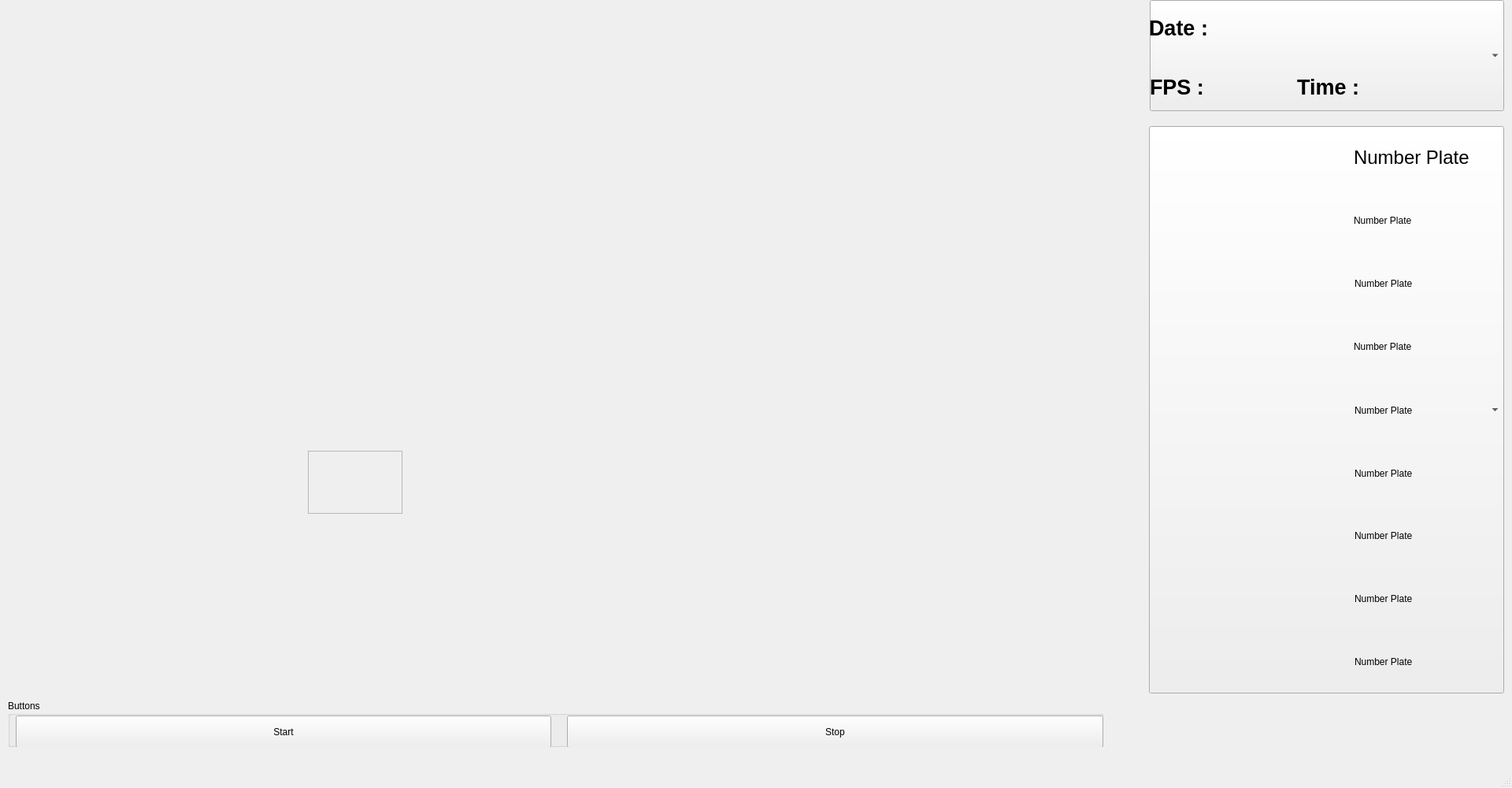
<?xml version="1.0" encoding="UTF-8"?>
<ui version="4.0">
 <class>MainWindow</class>
 <widget class="QMainWindow" name="MainWindow">
  <property name="geometry">
   <rect>
    <x>0</x>
    <y>0</y>
    <width>1920</width>
    <height>1000</height>
   </rect>
  </property>
  <property name="windowTitle">
   <string>Automatic Number Plate Recognition</string>
  </property>
  <widget class="QWidget" name="centralwidget">
   <widget class="QFrame" name="frame">
    <property name="geometry">
     <rect>
      <x>391</x>
      <y>572</y>
      <width>120</width>
      <height>80</height>
     </rect>
    </property>
    <property name="frameShape">
     <enum>QFrame::StyledPanel</enum>
    </property>
    <property name="frameShadow">
     <enum>QFrame::Raised</enum>
    </property>
   </widget>
   <widget class="QLabel" name="Image">
    <property name="geometry">
     <rect>
      <x>0</x>
      <y>0</y>
      <width>1401</width>
      <height>880</height>
     </rect>
    </property>
    <property name="text">
     <string/>
    </property>
    <property name="textFormat">
     <enum>Qt::AutoText</enum>
    </property>
    <property name="pixmap">
     <pixmap>C:/Users/user/OneDrive/Desktop/anpr_img.jpg</pixmap>
    </property>
    <property name="scaledContents">
     <bool>true</bool>
    </property>
   </widget>
   <widget class="QGroupBox" name="groupBox">
    <property name="geometry">
     <rect>
      <x>10</x>
      <y>888</y>
      <width>1391</width>
      <height>60</height>
     </rect>
    </property>
    <property name="title">
     <string>Buttons</string>
    </property>
    <widget class="QPushButton" name="startButton">
     <property name="geometry">
      <rect>
       <x>10</x>
       <y>20</y>
       <width>680</width>
       <height>41</height>
      </rect>
     </property>
     <property name="text">
      <string>Start</string>
     </property>
    </widget>
    <widget class="QPushButton" name="stopButton">
     <property name="geometry">
      <rect>
       <x>710</x>
       <y>20</y>
       <width>681</width>
       <height>41</height>
      </rect>
     </property>
     <property name="text">
      <string>Stop</string>
     </property>
    </widget>
   </widget>
   <widget class="QComboBox" name="comboBox_2">
    <property name="geometry">
     <rect>
      <x>1460</x>
      <y>0</y>
      <width>450</width>
      <height>141</height>
     </rect>
    </property>
   </widget>
   <widget class="QLabel" name="Time">
    <property name="geometry">
     <rect>
      <x>1647</x>
      <y>80</y>
      <width>261</width>
      <height>60</height>
     </rect>
    </property>
    <property name="font">
     <font>
      <pointsize>20</pointsize>
      <weight>75</weight>
      <bold>true</bold>
     </font>
    </property>
    <property name="text">
     <string>Time : </string>
    </property>
   </widget>
   <widget class="QLabel" name="Date">
    <property name="geometry">
     <rect>
      <x>1459</x>
      <y>10</y>
      <width>441</width>
      <height>51</height>
     </rect>
    </property>
    <property name="font">
     <font>
      <pointsize>20</pointsize>
      <weight>75</weight>
      <bold>true</bold>
     </font>
    </property>
    <property name="text">
     <string>Date : </string>
    </property>
   </widget>
   <widget class="QLabel" name="FPS">
    <property name="geometry">
     <rect>
      <x>1460</x>
      <y>80</y>
      <width>181</width>
      <height>60</height>
     </rect>
    </property>
    <property name="font">
     <font>
      <pointsize>20</pointsize>
      <weight>75</weight>
      <bold>true</bold>
     </font>
    </property>
    <property name="text">
     <string>FPS :</string>
    </property>
   </widget>
   <widget class="QComboBox" name="allPlatesBox">
    <property name="geometry">
     <rect>
      <x>1459</x>
      <y>160</y>
      <width>451</width>
      <height>720</height>
     </rect>
    </property>
   </widget>
   <widget class="QLabel" name="roi2_ocr">
    <property name="geometry">
     <rect>
      <x>1719</x>
      <y>249</y>
      <width>190</width>
      <height>61</height>
     </rect>
    </property>
    <property name="styleSheet">
     <string notr="true">font: 75 18pt &quot;MS Shell Dlg 2&quot;;</string>
    </property>
    <property name="text">
     <string>Number Plate</string>
    </property>
   </widget>
   <widget class="QLabel" name="roi4">
    <property name="geometry">
     <rect>
      <x>1460</x>
      <y>400</y>
      <width>240</width>
      <height>70</height>
     </rect>
    </property>
    <property name="text">
     <string/>
    </property>
    <property name="pixmap">
     <pixmap>images/pixmap_for_rois.png</pixmap>
    </property>
    <property name="scaledContents">
     <bool>true</bool>
    </property>
   </widget>
   <widget class="QLabel" name="roi1_ocr">
    <property name="geometry">
     <rect>
      <x>1719</x>
      <y>169</y>
      <width>190</width>
      <height>61</height>
     </rect>
    </property>
    <property name="sizePolicy">
     <sizepolicy hsizetype="Preferred" vsizetype="Preferred">
      <horstretch>0</horstretch>
      <verstretch>0</verstretch>
     </sizepolicy>
    </property>
    <property name="minimumSize">
     <size>
      <width>190</width>
      <height>0</height>
     </size>
    </property>
    <property name="font">
     <font>
      <family>MS Shell Dlg 2</family>
      <pointsize>18</pointsize>
      <weight>9</weight>
      <italic>false</italic>
      <bold>false</bold>
     </font>
    </property>
    <property name="styleSheet">
     <string notr="true">font: 75 18pt &quot;MS Shell Dlg 2&quot;;</string>
    </property>
    <property name="text">
     <string>Number Plate</string>
    </property>
    <property name="textFormat">
     <enum>Qt::AutoText</enum>
    </property>
    <property name="scaledContents">
     <bool>true</bool>
    </property>
    <property name="wordWrap">
     <bool>false</bool>
    </property>
    <property name="margin">
     <number>0</number>
    </property>
    <property name="indent">
     <number>-1</number>
    </property>
   </widget>
   <widget class="QLabel" name="roi2">
    <property name="geometry">
     <rect>
      <x>1460</x>
      <y>240</y>
      <width>241</width>
      <height>70</height>
     </rect>
    </property>
    <property name="text">
     <string/>
    </property>
    <property name="pixmap">
     <pixmap>images/pixmap_for_rois.png</pixmap>
    </property>
    <property name="scaledContents">
     <bool>true</bool>
    </property>
   </widget>
   <widget class="QLabel" name="roi4_ocr">
    <property name="geometry">
     <rect>
      <x>1719</x>
      <y>409</y>
      <width>190</width>
      <height>61</height>
     </rect>
    </property>
    <property name="styleSheet">
     <string notr="true">font: 75 18pt &quot;MS Shell Dlg 2&quot;;</string>
    </property>
    <property name="text">
     <string>Number Plate</string>
    </property>
   </widget>
   <widget class="QLabel" name="roi3_ocr">
    <property name="geometry">
     <rect>
      <x>1720</x>
      <y>329</y>
      <width>190</width>
      <height>61</height>
     </rect>
    </property>
    <property name="styleSheet">
     <string notr="true">font: 75 18pt &quot;MS Shell Dlg 2&quot;;</string>
    </property>
    <property name="text">
     <string>Number Plate</string>
    </property>
   </widget>
   <widget class="QLabel" name="roi7">
    <property name="geometry">
     <rect>
      <x>1460</x>
      <y>640</y>
      <width>240</width>
      <height>70</height>
     </rect>
    </property>
    <property name="text">
     <string/>
    </property>
    <property name="pixmap">
     <pixmap>images/pixmap_for_rois.png</pixmap>
    </property>
    <property name="scaledContents">
     <bool>true</bool>
    </property>
   </widget>
   <widget class="QLabel" name="roi5_ocr">
    <property name="geometry">
     <rect>
      <x>1720</x>
      <y>490</y>
      <width>190</width>
      <height>61</height>
     </rect>
    </property>
    <property name="styleSheet">
     <string notr="true">font: 75 18pt &quot;MS Shell Dlg 2&quot;;</string>
    </property>
    <property name="text">
     <string>Number Plate</string>
    </property>
   </widget>
   <widget class="QLabel" name="roi8">
    <property name="geometry">
     <rect>
      <x>1460</x>
      <y>720</y>
      <width>240</width>
      <height>70</height>
     </rect>
    </property>
    <property name="text">
     <string/>
    </property>
    <property name="pixmap">
     <pixmap>images/pixmap_for_rois.png</pixmap>
    </property>
    <property name="scaledContents">
     <bool>true</bool>
    </property>
   </widget>
   <widget class="QLabel" name="roi1">
    <property name="geometry">
     <rect>
      <x>1460</x>
      <y>160</y>
      <width>241</width>
      <height>71</height>
     </rect>
    </property>
    <property name="text">
     <string/>
    </property>
    <property name="pixmap">
     <pixmap>images/pixmap_for_rois.png</pixmap>
    </property>
    <property name="scaledContents">
     <bool>true</bool>
    </property>
   </widget>
   <widget class="QLabel" name="roi5">
    <property name="geometry">
     <rect>
      <x>1460</x>
      <y>480</y>
      <width>240</width>
      <height>70</height>
     </rect>
    </property>
    <property name="text">
     <string/>
    </property>
    <property name="pixmap">
     <pixmap>images/pixmap_for_rois.png</pixmap>
    </property>
    <property name="scaledContents">
     <bool>true</bool>
    </property>
   </widget>
   <widget class="QLabel" name="roi6">
    <property name="geometry">
     <rect>
      <x>1460</x>
      <y>560</y>
      <width>240</width>
      <height>70</height>
     </rect>
    </property>
    <property name="text">
     <string/>
    </property>
    <property name="pixmap">
     <pixmap>images/pixmap_for_rois.png</pixmap>
    </property>
    <property name="scaledContents">
     <bool>true</bool>
    </property>
   </widget>
   <widget class="QLabel" name="roi3">
    <property name="geometry">
     <rect>
      <x>1460</x>
      <y>320</y>
      <width>241</width>
      <height>71</height>
     </rect>
    </property>
    <property name="text">
     <string/>
    </property>
    <property name="pixmap">
     <pixmap>images/pixmap_for_rois.png</pixmap>
    </property>
    <property name="scaledContents">
     <bool>true</bool>
    </property>
   </widget>
   <widget class="QLabel" name="roi8_ocr">
    <property name="geometry">
     <rect>
      <x>1720</x>
      <y>729</y>
      <width>190</width>
      <height>61</height>
     </rect>
    </property>
    <property name="styleSheet">
     <string notr="true">font: 75 18pt &quot;MS Shell Dlg 2&quot;;</string>
    </property>
    <property name="text">
     <string>Number Plate</string>
    </property>
   </widget>
   <widget class="QLabel" name="roi6_ocr">
    <property name="geometry">
     <rect>
      <x>1720</x>
      <y>570</y>
      <width>191</width>
      <height>61</height>
     </rect>
    </property>
    <property name="styleSheet">
     <string notr="true">font: 75 18pt &quot;MS Shell Dlg 2&quot;;</string>
    </property>
    <property name="text">
     <string>Number Plate</string>
    </property>
   </widget>
   <widget class="QLabel" name="roi7_ocr">
    <property name="geometry">
     <rect>
      <x>1720</x>
      <y>649</y>
      <width>190</width>
      <height>61</height>
     </rect>
    </property>
    <property name="styleSheet">
     <string notr="true">font: 75 18pt &quot;MS Shell Dlg 2&quot;;</string>
    </property>
    <property name="text">
     <string>Number Plate</string>
    </property>
   </widget>
   <widget class="QLabel" name="roi9">
    <property name="geometry">
     <rect>
      <x>1460</x>
      <y>800</y>
      <width>240</width>
      <height>70</height>
     </rect>
    </property>
    <property name="text">
     <string/>
    </property>
    <property name="pixmap">
     <pixmap>images/pixmap_for_rois.png</pixmap>
    </property>
    <property name="scaledContents">
     <bool>true</bool>
    </property>
   </widget>
   <widget class="QLabel" name="roi9_ocr">
    <property name="geometry">
     <rect>
      <x>1720</x>
      <y>809</y>
      <width>190</width>
      <height>61</height>
     </rect>
    </property>
    <property name="styleSheet">
     <string notr="true">font: 75 18pt &quot;MS Shell Dlg 2&quot;;</string>
    </property>
    <property name="text">
     <string>Number Plate</string>
    </property>
   </widget>
  </widget>
  <widget class="QMenuBar" name="menubar">
   <property name="geometry">
    <rect>
     <x>0</x>
     <y>0</y>
     <width>1920</width>
     <height>26</height>
    </rect>
   </property>
  </widget>
  <widget class="QStatusBar" name="statusbar"/>
 </widget>
 <resources/>
 <connections/>
</ui>
